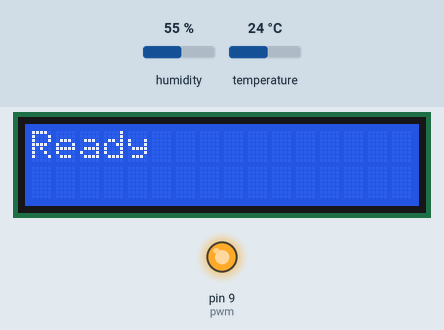
Simulated run of this sketch. Board: Arduino Uno, built with avr-gcc and run on an emulated ATmega328P. Shown: 16×2 character LCD, output pins drawn as LEDs (lit = HIGH). The test bench sets the inputs (shaded band); at power-on: temperature 24 °C, humidity 55 %.

Above: at 2.1 s.
At 5.2 s:
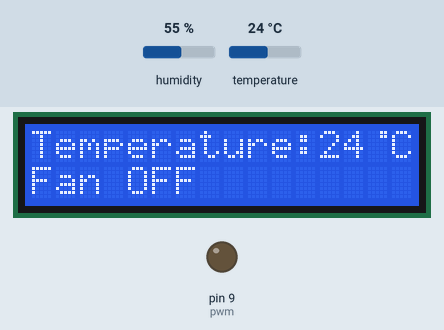
5.3 s: temperature set to 28 °C
At 6.8 s:
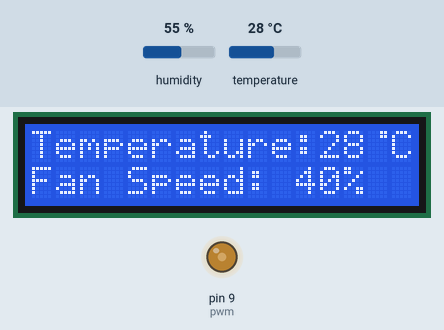
7.8 s: temperature set to 30 °C
At 9.3 s:
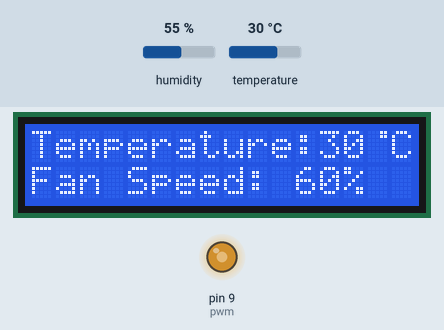
10.1 s: temperature set to 32 °C
At 11.9 s:
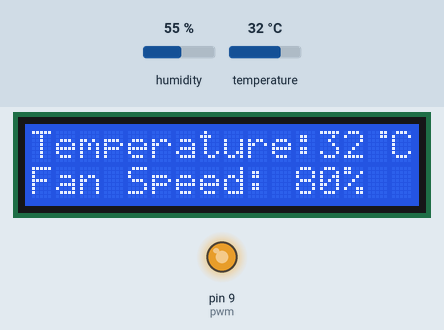
Timing chart, 0 to 13.4 s (numbered marks = the images above; inputs shaded):
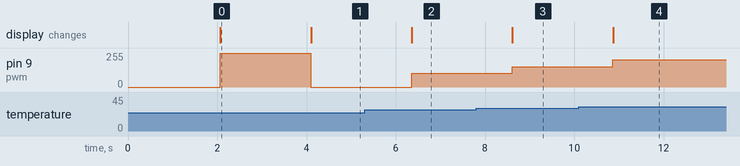

Measured:
- the behaviour switches between 28 and 29 °C on temperature (found by bisection; images 2 and 3)
- the behaviour switches between 30 and 31 °C on temperature (found by bisection; images 3 and 4)
- after the input at 5.3 s, pin 9 (pwm): 0/255 → 102/255 after 1.1 s; the display: changes after 1.1 s (image 2)
- after the input at 7.8 s, pin 9 (pwm): 102/255 → 153/255 after 0.81 s; the display: changes after 0.81 s (image 3)
- after the input at 10.1 s, pin 9 (pwm): 153/255 → 204/255 after 0.77 s; the display: changes after 0.77 s (image 4)
- what the display in image 0 shows lasts 2.0 s, from 2.1 s to 4.1 s

The sketch:

Prog.ino
```cpp
#include <Adafruit_Sensor.h>

#include <dht.h>                                    //include library for DHT11 or DHT22(Temp and Humidity Sensors)
#include<LiquidCrystal.h>                           // include library for LCD
LiquidCrystal lcd(12, 11, 5, 4, 3, 2);
#define dht_dpin 8
dht DHT;
#define pwm 9                                       //define pwm as 9
byte degree[8] =
              {
                0b00011,
                0b00011,
                0b00000,
                0b00000,
                0b00000,
                0b00000,
                0b00000,
                0b00000,
              };
void setup()
{
 lcd.begin(16, 2);
 lcd.createChar(1, degree);
 lcd.clear();
 lcd.print("   Fan Speed  ");
 lcd.setCursor(0,1);
 lcd.print("  Controlling ");
 delay(2000);
 analogWrite(pwm, 255);
 lcd.clear();
 lcd.print("Ready ");
 delay(2000);
}
void loop()
{
  DHT.read11(dht_dpin);
  int temp=DHT.temperature;                             //function for getting the temperature
  lcd.setCursor(0,0);
  lcd.print("Temperature:");
  lcd.print(temp);
  lcd.write(1);
  lcd.print("C");
  lcd.setCursor(0,1);

if(temp <26 )
    {
      analogWrite(9,0);                                    //defining pin 9 to be of value 0 or OFF condition
      lcd.print("Fan OFF            ");
      delay(100);
    }

    else if(temp==26)
    {
      analogWrite(pwm, 51);                              //pwm pin i.e pin 9 is given 20%(51) of 256 (2^8)
      lcd.print("Fan Speed: 20%   ");
      delay(100);
    }

     else if(temp<=28)
    {
      analogWrite(pwm, 102);                            // pwm is 40% of 256
      lcd.print("Fan Speed: 40%   ");
      delay(100);
    }

     else if(temp<=30)
    {
      analogWrite(pwm, 153);
      lcd.print("Fan Speed: 60%   ");
      delay(100);
    }

    else if(temp<=32)
    {
      analogWrite(pwm, 204);
      lcd.print("Fan Speed: 80%    ");
      delay(100);
    }
     else if(temp>32)
    {
      analogWrite(pwm, 255);
      lcd.print("Fan Speed: 100%  ");
      delay(100);
    }
  delay(1000);
}
```
